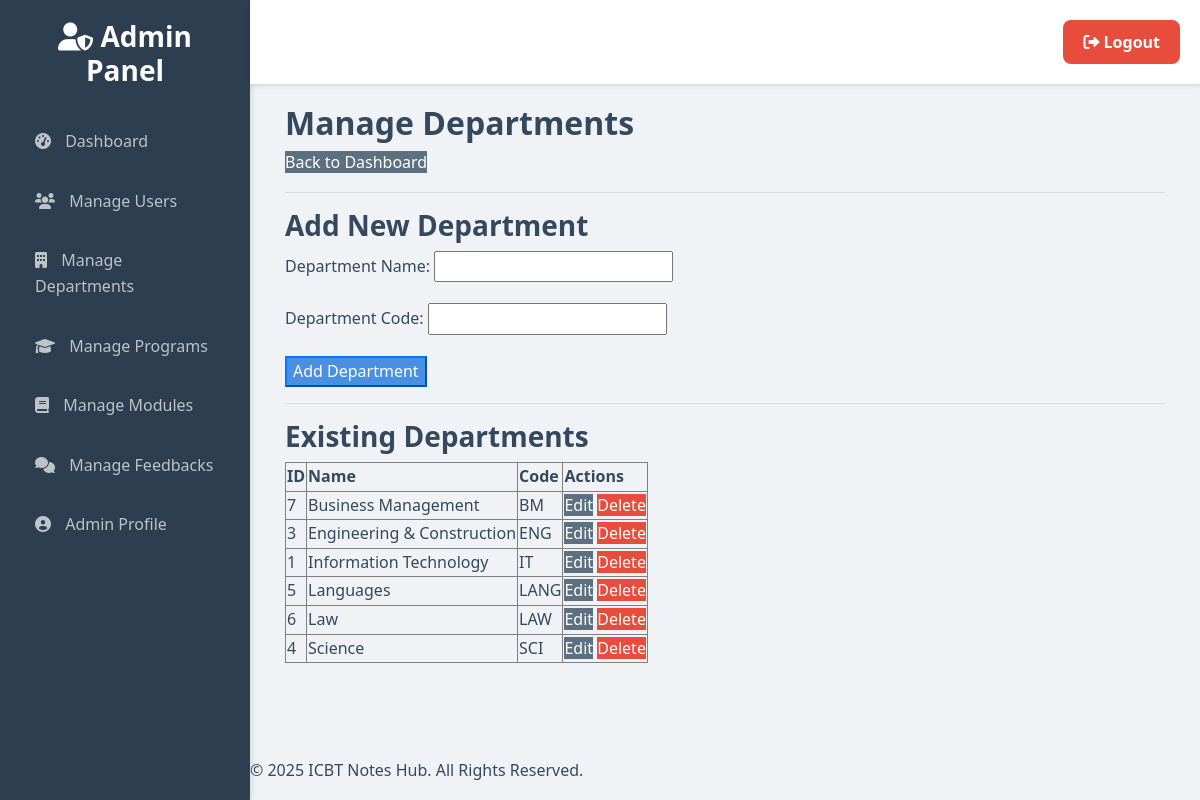
The page /admin/manage-departments.php (signed in) on the database its author committed.
### tables this page shows
CREATE TABLE `departments` (
  `id` int(11) NOT NULL,
  `name` varchar(100) NOT NULL,
  `code` varchar(20) NOT NULL,
  `created_at` timestamp NOT NULL DEFAULT current_timestamp()
);

### classes/Department.php (called while the page is built, shortened)
<?php
class Department {
    private $db;
    private $table_name = "departments";
    public function __construct($db) {
        $this->db = $db;
    }
    public function getAllDepartments() {
        $sql = "SELECT id, name, code FROM " . $this->table_name . " ORDER BY name";
        $result = $this->db->query($sql);
        return $result->fetch_all(MYSQLI_ASSOC);
    }
}
?>

### admin/manage-departments.php (the view, shortened to what this page needs)
<?php
require_once __DIR__ . '/../classes/Auth.php';
require_once __DIR__ . '/../classes/Department.php';
require_once __DIR__ . '/../includes/admin-header.php';
$department_class = new Department($db);
$departments = $department_class->getAllDepartments();
?>
<div class="container">
    <h2>Manage Departments</h2>
    <a href="dashboard.php" class="btn-secondary">Back to Dashboard</a>
    <hr>
    <h3>Add New Department</h3>
    <form action="manage-departments.php" method="POST">
        <div class="form-group">
            <label for="name">Department Name:</label>
            <input type="text" name="name" required>
        </div>
        <div class="form-group">
            <label for="code">Department Code:</label>
            <input type="text" name="code" required>
        </div>
        <button type="submit" class="btn-primary">Add Department</button>
    </form>
    <hr>
    <h3>Existing Departments</h3>
    <?php if (!empty($departments)): ?>
        <table border="1" class="admin-table">
            <thead>
                <tr>
                    <th>ID</th>
                    <th>Name</th>
                    <th>Code</th>
                    <th>Actions</th>
                </tr>
            </thead>
            <tbody>
                <?php foreach ($departments as $row): ?>
                    <tr>
                        <td><?php echo htmlspecialchars($row['id']); ?></td>
                        <td><?php echo htmlspecialchars($row['name']); ?></td>
                        <td><?php echo htmlspecialchars($row['code']); ?></td>
                        <td>
                            <a href="edit-department.php?id=<?php echo $row['id']; ?>" class="btn-secondary">Edit</a>
                            <a href="manage-departments.php?action=delete&id=<?php echo $row['id']; ?>" class="btn-danger" onclick="return confirm('Are you sure you want to delete this department?');">Delete</a>
                        </td>
                    </tr>
                <?php endforeach; ?>
            </tbody>
        </table>
    <?php else: ?>
        <p>No departments found.</p>
    <?php endif; ?>
</div>
<?php
require_once __DIR__ . '/../includes/footer.php';
?>

### includes/admin-header.php (shortened to what this page needs)
<!DOCTYPE html>
<html lang="en">
<head>
    <link rel="stylesheet" href="https://cdnjs.cloudflare.com/ajax/libs/font-awesome/6.0.0/css/all.min.css" />
    <link rel="stylesheet" href="../assets/css/bootstrap.min.css">
    <link rel="stylesheet" href="../assets/css/admin-styles.css">
</head>
<body>
<div class="admin-wrapper">
    <div class="left-sidebar">
        <div class="logo-container">
            <h3><i class="fas fa-user-shield"></i> Admin Panel</h3>
        </div>
        <nav class="admin-nav">
            <ul>
                <li class="nav-item"><a href="dashboard.php" class="nav-link"><i class="fas fa-tachometer-alt"></i> Dashboard</a></li>
                <li class="nav-item"><a href="manage-users.php" class="nav-link"><i class="fas fa-users"></i> Manage Users</a></li>
                <li class="nav-item"><a href="manage-departments.php" class="nav-link"><i class="fas fa-building"></i> Manage Departments</a></li>
                <li class="nav-item"><a href="manage-programs.php" class="nav-link"><i class="fas fa-graduation-cap"></i> Manage Programs</a></li>
                <li class="nav-item"><a href="manage-modules.php" class="nav-link"><i class="fas fa-book"></i> Manage Modules</a></li>
                <li class="nav-item"><a href="manage-feedbacks.php" class="nav-link"><i class="fas fa-comments"></i> Manage Feedbacks</a></li>
                <li class="nav-item"><a href="profile.php" class="nav-link"><i class="fas fa-user-circle"></i> Admin Profile</a></li>
            </ul>
        </nav>
    </div>
    <div class="admin-content-wrapper">
        <header class="admin-header">
            <div class="header-right">
                <a href="../logout.php" class="btn btn-danger"><i class="fas fa-sign-out-alt"></i> Logout</a>
            </div>
        </header>
        <main class="admin-main-content">

### includes/footer.php (shortened to what this page needs)
</main>
    <footer class="main-footer">
        <div class="footer-content">
            <p>&copy; 2025 ICBT Notes Hub. All Rights Reserved.</p>
        </div>
    </footer>
</body>
</html>

### css/admin-styles.css (style rules this page uses)
:root { --primary-color: #4A90E2; --secondary-color: #5C7080; --success-color: #50B867; --danger-color: #E74C3C; --background-color: #F0F2F5; --card-bg-color: #FFFFFF; --text-color: #34495E; --header-bg-color: #2C3E50; --sidebar-bg-color: #2C3E50; --sidebar-link-color: #BDC3C7; --sidebar-link-hover-color: #FFFFFF; --border-color: #EAECEF; --card-shadow: 0 4px 12px rgba(0, 0, 0, 0.08); }
body { font-family: 'Segoe UI', Roboto, 'Helvetica Neue', Arial, sans-serif; background-color: var(--background-color); color: var(--text-color); line-height: 1.6; }
h1, h2, h3, h4, h5, h6 { color: var(--text-color); font-weight: 600; }
.admin-wrapper { display: flex; min-height: 100vh; }
.left-sidebar { width: 250px; background-color: var(--sidebar-bg-color); color: var(--sidebar-link-color); padding: 20px; box-shadow: 2px 0 5px rgba(0,0,0,0.1); }
.left-sidebar .logo-container { text-align: center; margin-bottom: 30px; }
.left-sidebar .logo-container h3 { color: var(--sidebar-link-hover-color); font-weight: 700; margin: 0; }
.left-sidebar .admin-nav ul { list-style: none; padding: 0; }
.left-sidebar .admin-nav .nav-item { margin-bottom: 10px; }
.left-sidebar .admin-nav .nav-link { display: block; padding: 12px 15px; color: var(--sidebar-link-color); text-decoration: none; border-radius: 8px; transition: all 0.3s ease; }
.left-sidebar .admin-nav .nav-link i { margin-right: 10px; }
.admin-content-wrapper { flex-grow: 1; display: flex; flex-direction: column; }
.admin-header { background-color: var(--card-bg-color); padding: 20px; display: flex; justify-content: space-between; align-items: center; box-shadow: 0 2px 4px rgba(0,0,0,0.1); }
.admin-main-content { flex-grow: 1; padding: 20px; }
.btn { border-radius: 8px; font-weight: 600; padding: 10px 20px; transition: all 0.3s ease; border: none; }
.btn-primary { background-color: var(--primary-color); color: var(--sidebar-link-hover-color); }
.btn-danger { background-color: var(--danger-color); color: var(--sidebar-link-hover-color); }
.btn-secondary { background-color: var(--secondary-color); color: var(--sidebar-link-hover-color); }

### rows shown on the page
departments: id "7", name "Business Management", code "BM"
departments: id "3", name "Engineering & Construction", code "ENG"
departments: id "1", name "Information Technology", code "IT"
departments: id "5", name "Languages", code "LANG"
departments: id "6", name "Law", code "LAW"
departments: id "4", name "Science", code "SCI"
